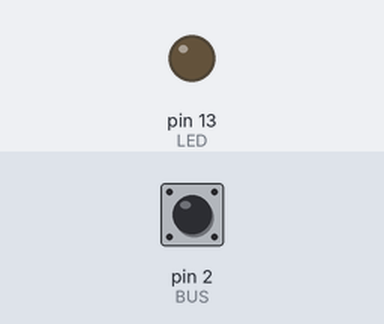
A sketch run on a simulated Arduino Uno, built with avr-gcc and run on an emulated ATmega328P. On the bench: output pins drawn as LEDs (lit = HIGH). Inputs (shaded band) come from the test bench; at power-on: pin 2 (BUS) HIGH.

Above: at 0.8 s.
Timing chart, 0 to 31.2 s (numbered marks = the images above):
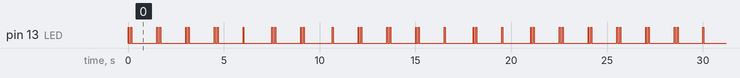

The sketch:

OpenBeacon_Arduino_001.ino
```cpp
const uint8_t BUS = 2;            //sync bus pin
const uint8_t LED = LED_BUILTIN;  //output pin or builtin LED for tests
const uint16_t PERIOD = 3000;     //frame length

volatile uint32_t t0;
volatile bool selfPulse = false;

void onBusFall() {
  if (!selfPulse) t0 = millis();  // another device fired: restart cycle
}

void busPulse() {
  if (digitalRead(BUS) == LOW) return;  // someone else is already pulsing
  selfPulse = true;
  digitalWrite(BUS, LOW);
  pinMode(BUS, OUTPUT);
  delay(2);
  pinMode(BUS, INPUT_PULLUP);  // release
  delayMicroseconds(100);      // let the line rise
  selfPulse = false;
}

void setup() {
  pinMode(LED, OUTPUT);
  attachInterrupt(digitalPinToInterrupt(BUS), onBusFall, FALLING);
  t0 = millis();
  busPulse();
}

void loop() {
  noInterrupts();
  uint32_t start = t0;
  interrupts();
  uint32_t t = millis() - start;

  if (t >= PERIOD) {
    noInterrupts();
    if (t0 == start) t0 = start + PERIOD;  // advance unless a sync just arrived
    interrupts();
    busPulse();
    return;
  }
  //Beacon
  //bool on = (t < 750);
  //ACL
  bool on = (t < 50) || (t > 150 && t < 200) || (t > 1500 && t < 1550) || (t > 1650 && t < 1700);
  //WigWag_left
  //bool on = (t < 1500);
  //WigWag_right
  //bool on = (t > 1500);
  digitalWrite(LED, on ? HIGH : LOW);
}
```

Measured:
- by itself, pin 13 (LED): moves between LOW and HIGH, repeating every 24.0 s
- by itself, everything shown: repeats every 24.0 s, in 64 steps
